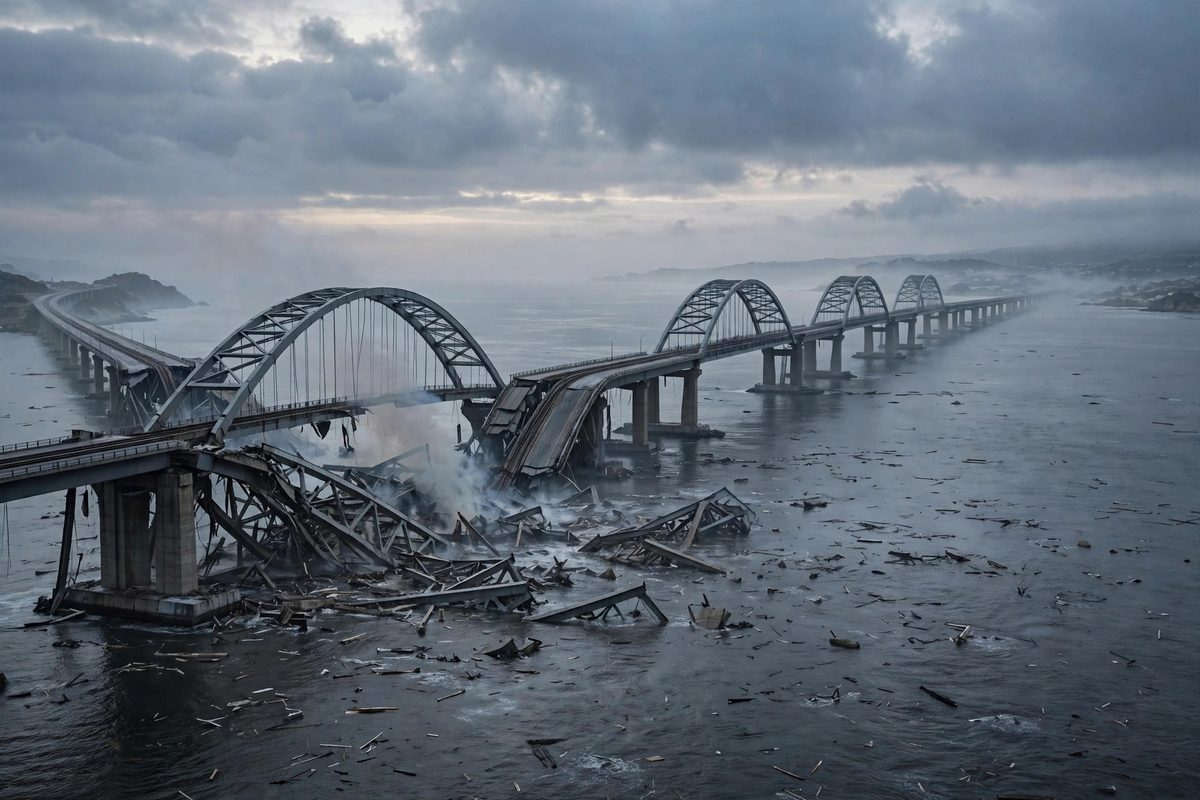
#> input picture assets/hero-kerch.jpg, 1200 x 800 px
$ python compose.py
#> lines starting #> are read from the running program, lines starting #| are printed output that depends on the picture
#!/usr/bin/env python3
"""Build the news-image-20261117 round-2 front page.

One dense broadsheet page for Tuesday 17 November 2026: masthead, hero
illustration of the collapsed Kerch Bridge span, lead story, a day-in-figures
strip, three columns of verified stories (ten with illustrations), a world
map with numbered markers, a markets strip and a footer ticker.

Every headline was verified against same-day reporting (Reuters, AP,
Bloomberg, Al Jazeera, PAHO, WHO, ASEAN, SEC filings, USA Today, NBC
Sports). All pictures are illustrations generated for this page and are
captioned as such.

Run:  python3 compose.py            -> writes entry.png next to this file
"""
import hashlib
import os
import sys

from PIL import Image, ImageDraw, ImageFont

HERE = os.path.dirname(os.path.abspath(__file__))
ASSETS = os.path.join(HERE, "assets")

W, H = 1024, 1024
MARGIN = 18
PAPER = (247, 243, 233)
INK = (17, 17, 17)
GREY = (105, 100, 90)
RULE = (60, 58, 52)
RED = (163, 22, 33)
OCEAN = (216, 228, 232)
LAND = (232, 224, 200)
LAND_EDGE = (168, 158, 130)

FONT_DIR = "/usr/share/fonts/truetype/dejavu"


def font(name, size):
    path = os.path.join(FONT_DIR, name)
    if not os.path.exists(path):
        path = os.path.join(FONT_DIR, "DejaVuSans.ttf")
    return ImageFont.truetype(path, size)


F_NAME = font("DejaVuSerif-Bold.ttf", 50)
F_SMALL_CAPS = font("DejaVuSans-Bold.ttf", 9)
F_DATE = font("DejaVuSans-Bold.ttf", 15)
F_CAPTION = font("DejaVuSerif-Italic.ttf", 11)
F_LEAD = font("DejaVuSerif-Bold.ttf", 35)
F_SUB = font("DejaVuSerif.ttf", 13)
F_FIG_NUM = font("DejaVuSerif-Bold.ttf", 20)
F_FIG_LBL = font("DejaVuSans.ttf", 9)
F_SECTION = font("DejaVuSans-Bold.ttf", 11)
F_TAG = font("DejaVuSans-Bold.ttf", 10)
F_HEAD = font("DejaVuSans-Bold.ttf", 11)
F_HEAD_SM = font("DejaVuSans-Bold.ttf", 10)
F_LEGEND = font("DejaVuSans.ttf", 10)
F_LEGEND_B = font("DejaVuSans-Bold.ttf", 10)
F_MARKET = font("DejaVuSans-Bold.ttf", 11)
F_FOOT = font("DejaVuSans.ttf", 9)
F_MAP_LBL = font("DejaVuSans-Bold.ttf", 8)
F_MARK_NUM = font("DejaVuSans-Bold.ttf", 9)


# ---------------------------------------------------------------- data

LEAD_HEAD = "KERCH BRIDGE SPAN FALLS"
LEAD_SUB = (
    "Ukraine\u2019s overnight strike drops the road arch into the Kerch Strait, cutting "
    "Russia\u2019s only direct road link to Crimea \u2014 the second attack in two days, "
    "and part of the largest Ukrainian drone assault of the war."
)
HERO_CAPTION = (
    "Illustration: the Kerch Bridge road span, collapsed into the strait. Rail traffic "
    "resumed on one track; the Kremlin says the bridge will be rebuilt."
)

# (big number, label) -- six distinct stories, none repeated in the columns
FIGURES = [
    ("1,441", "drones Russia said it downed overnight \u2014 a war record"),
    ("$115.8bn", "Nvidia quarterly revenue, up 103% on a year ago"),
    ("5,400+", "US measles cases in 2026, the most since 1991"),
    ("8,000+", "hoax threats that hit European schools in a month"),
    ("150+", "outcomes as ASEAN\u2019s Manila summit closes"),
    ("66\u201352", "Knesset vote installs a new speaker in Israel"),
]

# Illustrated stories: (tag, headline, asset file)
ILLUSTRATED = {
    "kyiv": ("KYIV", "Russia strikes Kyiv\u2019s two Dnipro bridges and damages the metro",
             "thumb-kyiv.jpg"),
    "gulf": ("GULF", "US jets hit an IRGC missile site on Qeshm Island after Iran\u2019s "
             "drone attacks on Bahrain and Kuwait", "thumb-gulf.jpg"),
    "manila": ("MANILA", "Trump lands for the first Quad summit in two years and signs "
               "critical-minerals deals", "thumb-manila.jpg"),
    "cop31": ("ANTALYA", "COP31 split over fossil fuels as the EU urges stronger "
              "clean-energy pledges", "thumb-cop31.jpg"),
    "gaza": ("GAZA", "UN warns Gaza needs winter shelter funding to stop children "
             "freezing", "thumb-gaza.jpg"),
    "chip": ("AI", "OpenAI ships GPT-6.2 Astra and Sol, its flagship 20% cheaper",
             "thumb-chip.jpg"),
    "paris": ("PARIS", "France\u2019s public-sector strike draws 146,000, far below the "
              "last walkout", "thumb-paris.jpg"),
    "ebola": ("CONGO", "WHO warns Congo\u2019s Ebola response still faces major "
              "obstacles", "thumb-measles.jpg"),
    "argentina": ("C\u00d3RDOBA", "Argentina rout Costa Rica 7\u20130 as Paz, \u00c1lvarez "
                  "and Mastantuono score twice each", "thumb-argentina.jpg"),
    "lakers": ("LOS ANGELES", "Lakers edge Hornets 118\u2013114 in OT for a ninth straight "
               "win; Grimes scores 47", "thumb-lakers.jpg"),
}

# Text-only stories: (tag, headline)
TEXT_STORIES = [
    ("ADEN", "Houthis advance on Aden as Saudi Arabia names a new coalition commander"),
    ("HORMUZ", "Tanker catches fire on a mine east of Hormuz; five vessels hit in the strait"),
    ("GULF", "Third US carrier reaches the Gulf, the first trio since the Iraq War"),
    ("SHENZHEN", "Trump, Xi and Putin to meet in a trilateral summit on Thursday"),
    ("ASEAN", "Summit ends without a South China Sea code; chair passes to Singapore"),
    ("MANILA", "East Asia Summit adopts a joint pact against online scams"),
    ("SKOPJE", "N. Macedonia and Greece foil an Iran-linked assassination plot; five held"),
    ("TRADE", "China and Canada expand tariff relief as US ties stay strained"),
    ("CHIPS", "US tightens AI chip curbs on China ahead of the Xi meeting"),
    ("IPO", "Anthropic files its final S-1; IPO prices Wednesday, trades as ANT"),
    ("MARKETS", "Wall Street falls a fourth straight day; Dow drops 1.6%"),
    ("MARKETS", "Europe and UK suffer their worst day since March, down 1.8%"),
    ("FED", "Musalem signals several US rate rises before spring 2027"),
    ("DOLLAR", "Dollar hits a fresh 19-month high as stocks slide"),
    ("AVIATION", "US seeks $50.1bn to rebuild air-traffic control after ground stop"),
    ("OUTAGES", "NSA internal network down as outages hit Apple and United"),
    ("WASHINGTON", "Biden releases memoir on his presidency and 2024 exit"),
    ("SENATE", "Van Hollen challenges Schumer for Senate Democratic leader"),
    ("FRAUD", "DOJ charges 15 in a VA benefits fraud crackdown"),
    ("SOCCER", "USMNT beat Haiti 2\u20130 in Pochettino\u2019s farewell; he joins Man Utd"),
    ("PERU", "Tumbes River tops red alert and floods farmland"),
    ("BRAZIL", "Senate delays vote on Lula\u2019s fiscal repair bill"),
    ("NAVY", "Navy nominee: Iran war is \u2018a strain\u2019; expired munitions used"),
    ("NUCLEAR", "Grid attacks risk a Chernobyl-level accident, regulators warn"),
    ("COURTS", "Trump appeals to erase his hush-money conviction"),
    ("FED", "Fed\u2019s Cook calls Trump panel a \u2018fa\u00e7ade\u2019 to justify her ouster"),
    ("HORMUZ", "Iran claims it shot down a US MQ-9 drone over Qeshm"),
    ("TECH", "China taps US AI models to train homegrown rivals, Reuters finds"),
]

# Column plan: (illustrated keys, slice of TEXT_STORIES)
COLUMNS = [
    (["kyiv", "gulf", "manila"], TEXT_STORIES[0:10]),
    (["cop31", "gaza", "chip"], TEXT_STORIES[10:20]),
    (["paris", "ebola", "argentina", "lakers"], TEXT_STORIES[20:28]),
]

TICKER = [
    "Togo stun Algeria 3\u20130",
    "Sensex at highest since Feb",
    "Guatemala prosecutor shot, stable",
    "ECOWAS chiefs meet in Dakar",
    "CFTC halts Kalshi Trump markets",
]

MARKETS = (
    "DOW 50,759 \u22121.64%  \u00b7  S&P 500 7,341 \u22121.03%  \u00b7  NASDAQ 24,328 "
    "\u22120.74%  \u00b7  EUROPE \u22121.8%  \u00b7  BRENT $93.14 +0.76%  \u00b7  GOLD $3,849  "
    "\u00b7  BTC $64,947  \u00b7  NVIDIA +4% after hours"
)

FOOTER = (
    "Sources: Reuters \u00b7 AP \u00b7 Bloomberg \u00b7 Al Jazeera \u00b7 PAHO \u00b7 WHO \u00b7 ASEAN \u00b7 "
    "SEC filings \u00b7 Scores: USA Today, NBC Sports.  All photographs are illustrations "
    "generated for this front page."
)

# World map: coarse continent outlines as (lon, lat) polygons.
CONTINENTS = [
    # North America
    [(-168, 66), (-158, 71), (-140, 70), (-125, 72), (-110, 73), (-95, 72),
     (-85, 70), (-80, 73), (-70, 62), (-60, 52), (-55, 52), (-65, 45),
     (-70, 42), (-75, 35), (-80, 32), (-81, 25), (-85, 30), (-90, 29),
     (-97, 26), (-105, 20), (-95, 16), (-87, 13), (-83, 9), (-79, 9),
     (-85, 15), (-95, 16), (-105, 23), (-115, 30), (-125, 40), (-124, 48),
     (-130, 55), (-140, 60), (-155, 58), (-165, 60)],
    # Greenland
    [(-45, 60), (-40, 64), (-30, 68), (-22, 70), (-25, 76), (-40, 80),
     (-55, 76), (-58, 70), (-52, 64)],
    # South America
    [(-79, 9), (-75, 11), (-70, 12), (-60, 8), (-52, 5), (-44, 2), (-35, -8),
     (-38, -15), (-40, -22), (-48, -28), (-52, -33), (-58, -38), (-62, -41),
     (-65, -45), (-68, -50), (-68, -54), (-72, -54), (-73, -45), (-73, -37),
     (-70, -30), (-70, -20), (-75, -15), (-77, -8), (-81, -4), (-80, 0)],
    # Africa
    [(-17, 15), (-10, 6), (-5, 5), (5, 6), (9, 4), (12, -2), (13, -12),
     (12, -18), (15, -22), (17, -29), (19, -34), (25, -34), (32, -29),
     (35, -23), (40, -15), (40, -10), (46, -2), (51, 2), (51, 11), (44, 11),
     (40, 15), (38, 18), (35, 22), (32, 31), (20, 32), (10, 37), (0, 36),
     (-6, 35), (-10, 31), (-15, 25), (-17, 20)],
    # Eurasia
    [(-10, 36), (-9, 43), (-2, 48), (0, 50), (3, 53), (8, 57), (10, 58),
     (18, 56), (21, 55), (24, 58), (28, 60), (30, 70), (40, 68), (50, 69),
     (60, 69), (70, 72), (80, 73), (90, 75), (100, 77), (110, 74), (120, 73),
     (130, 72), (140, 72), (155, 70), (170, 67), (178, 65), (178, 62),
     (170, 60), (162, 56), (155, 52), (142, 50), (140, 40), (135, 35),
     (130, 33), (127, 35), (122, 38), (120, 32), (122, 28), (118, 25),
     (110, 20), (108, 12), (105, 9), (103, 2), (100, 7), (98, 12), (95, 16),
     (92, 21), (88, 22), (85, 20), (80, 15), (77, 8), (75, 12), (72, 20),
     (68, 23), (66, 25), (61, 25), (57, 27), (52, 26), (50, 29), (48, 30),
     (44, 29), (40, 31), (36, 36), (30, 36), (27, 37), (23, 36), (20, 40),
     (15, 44), (12, 44), (8, 44), (3, 43), (-2, 37), (-6, 36), (-9, 37)],
    # Britain
    [(-5, 50), (-3, 53), (-5, 56), (-3, 58), (0, 53), (1, 51)],
    # Japan
    [(130, 31), (132, 33), (135, 34), (138, 35), (140, 36), (141, 39),
     (142, 42), (144, 44), (142, 45), (140, 42), (139, 38), (137, 35),
     (133, 34)],
    # Australia
    [(113, -22), (114, -30), (118, -35), (124, -33), (129, -32), (132, -32),
     (135, -35), (138, -35), (140, -38), (145, -38), (150, -37), (153, -32),
     (153, -27), (150, -23), (146, -19), (142, -15), (142, -11), (141, -13),
     (136, -12), (132, -12), (127, -14), (122, -17), (114, -21)],
    # New Zealand
    [(167, -45), (170, -43), (173, -39), (175, -38), (178, -38), (176, -40),
     (173, -42), (169, -46)],
    # Borneo
    [(109, 1), (113, 4), (117, 6), (119, 1), (117, -3), (112, -3)],
    # Sumatra
    [(95, 5), (100, 0), (104, -5), (106, -6), (103, -3), (99, 2)],
    # New Guinea
    [(131, -1), (136, -2), (141, -3), (146, -6), (150, -10), (147, -9),
     (142, -8), (137, -7), (132, -4)],
    # Madagascar
    [(44, -12), (47, -15), (50, -17), (49, -22), (47, -25), (44, -24),
     (43, -18)],
    # Philippines
    [(120, 18), (122, 17), (122, 14), (120, 14)],
    # Iceland
    [(-22, 64), (-18, 63), (-15, 64), (-14, 66), (-18, 66), (-22, 65)],
]

MAP_LABELS = [
    ("NORTH AMERICA", -100, 58), ("SOUTH AMERICA", -60, -14),
    ("AFRICA", 19, 6), ("EUROPE", 16, 59), ("ASIA", 88, 52),
    ("AUSTRALIA", 134, -25),
]

# (lon, lat, legend text) -- a few dots are nudged a degree or two so the
# crowded Mediterranean cluster stays legible at this scale.
MARKERS = [
    (39.0, 47.0, "Kerch Bridge \u2014 span falls"),
    (30.0, 53.0, "Kyiv \u2014 bridges struck"),
    (56.3, 26.8, "Qeshm I. \u2014 US strike"),
    (45.0, 12.8, "Aden \u2014 Houthis advance"),
    (121.0, 14.6, "Manila \u2014 Quad summit"),
    (114.1, 22.5, "Shenzhen \u2014 trilateral next"),
    (26.0, 39.0, "Antalya \u2014 COP31 talks"),
    (-77.0, 38.9, "Washington \u2014 measles status lost"),
    (0.5, 50.5, "Paris \u2014 strike march"),
    (42.0, 35.0, "Jerusalem \u2014 new speaker"),
    (17.0, 45.0, "Skopje \u2014 plot foiled"),
    (32.5, 28.8, "Gaza \u2014 winter shelter plea"),
    (15.3, -4.3, "Kinshasa \u2014 Ebola obstacles"),
    (-80.5, -3.5, "Tumbes \u2014 river floods"),
    (1.2, 6.1, "Lom\u00e9 \u2014 Togo 3\u20130 Algeria"),
    (-64.2, -31.4, "C\u00f3rdoba \u2014 Argentina 7\u20130"),
]

STORY_COUNT = 1 + len(FIGURES) + sum(len(t) for _, t in COLUMNS) \
    + sum(len(i) for i, _ in COLUMNS) + len(TICKER)


# ---------------------------------------------------------------- helpers

def wrap(draw, text, fnt, width, max_lines=None):
    """Greedy word wrap; returns lines (truncated with an ellipsis if needed)."""
    words = text.split()
    lines, cur = [], ""
    for word in words:
        trial = word if not cur else cur + " " + word
        if draw.textlength(trial, font=fnt) <= width:
            cur = trial
        else:
            if cur:
                lines.append(cur)
            cur = word
    if cur:
        lines.append(cur)
    if max_lines and len(lines) > max_lines:
        lines = lines[:max_lines]
        while lines and draw.textlength(lines[-1] + "\u2026", font=fnt) > width:
            lines[-1] = lines[-1][:-1]
        lines[-1] += "\u2026"
    return lines


def cover_crop(img, box_w, box_h, v_center=0.5):
    """Scale img to cover (box_w, box_h), cropping around v_center vertically."""
    scale = max(box_w / img.width, box_h / img.height)
    nw, nh = int(img.width * scale + 0.5), int(img.height * scale + 0.5)
    img = img.resize((nw, nh), Image.LANCZOS)
    cy = int(nh * v_center)
    top = min(max(cy - box_h // 2, 0), nh - box_h)
    left = (nw - box_w) // 2
    return img.crop((left, top, left + box_w, top + box_h))


def draw_headline(draw, x, y, width, tag, headline, fnt, leading, max_lines):
    """Tag in red caps + bold headline, wrapped; returns height used."""
    tag_txt = tag + " \u2014 "
    # Greedily fill: first line shares space with the tag, rest use full width.
    words = headline.split()
    lines, cur = [], ""
    limit = width - draw.textlength(tag_txt, font=F_TAG)
    for word in words:
        trial = word if not cur else cur + " " + word
        if draw.textlength(trial, font=fnt) <= limit:
            cur = trial
        else:
            lines.append(cur)
            cur, limit = word, width
    if cur:
        lines.append(cur)
    if len(lines) > max_lines:
        lines = lines[:max_lines]
        while draw.textlength(lines[-1] + "\u2026", font=fnt) > width:
            lines[-1] = lines[-1][:-1]
        lines[-1] += "\u2026"
    draw.text((x, y), tag_txt, font=F_TAG, fill=RED)
    tx = x + draw.textlength(tag_txt, font=F_TAG)
    draw.text((tx, y), lines[0], font=fnt, fill=INK)
    for i, line in enumerate(lines[1:], start=1):
        draw.text((x, y + i * leading), line, font=fnt, fill=INK)
    return len(lines) * leading


# ---------------------------------------------------------------- build

def build():
    img = Image.new("RGB", (W, H), PAPER)
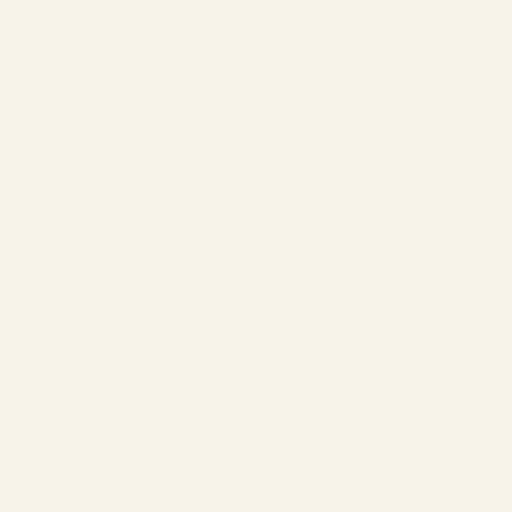
#> img: PIL image 1024x1024 RGB (shown at 1/2 size); mean R, G, B 247, 243, 233
    d = ImageDraw.Draw(img)
    x0, x1 = MARGIN, W - MARGIN
    inner = x1 - x0

    # --- top rules + masthead
    d.line([(x0, 4), (x1, 4)], fill=INK, width=3)
    d.line([(x0, 9), (x1, 9)], fill=INK, width=1)
    name = "THE WORLD TODAY"
    nw = d.textlength(name, font=F_NAME)
#> nw = 573.3
    d.text(((W - nw) / 2, 13), name, font=F_NAME, fill=INK)
    d.text((x0, 40), "Vol. I \u2014 No. 322", font=F_SMALL_CAPS, fill=GREY)
    right = "TUESDAY EDITION"
    d.text((x1 - d.textlength(right, font=F_SMALL_CAPS), 40), right,
           font=F_SMALL_CAPS, fill=GREY)

    # --- date bar
    d.rectangle([x0, 66, x1, 92], fill=INK)
    d.text((x0 + 10, 71), "TUESDAY, 17 NOVEMBER 2026", font=F_DATE,
           fill=(255, 255, 255))
    count_txt = "%d STORIES \u00b7 SIX CONTINENTS \u00b7 ONE DAY" % STORY_COUNT
    d.text((x1 - 10 - d.textlength(count_txt, font=F_DATE), 71), count_txt,
           font=F_DATE, fill=(255, 220, 120))

    # --- hero
    hero = Image.open(os.path.join(ASSETS, "hero-kerch.jpg")).convert("RGB")
#> hero is the input picture: PIL image 1200x800 RGB; mean R, G, B 99.8, 109.7, 121.7
    hero = cover_crop(hero, inner, 130, v_center=0.52)
#> in cover_crop, `return img.crop((left, top, left + box_w, top + box_h))`:
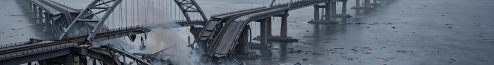
#> returned value: PIL image 988x130 RGB (shown at 1/2 size); mean R, G, B 92.5, 102.4, 113.7
    img.paste(hero, (x0, 96))
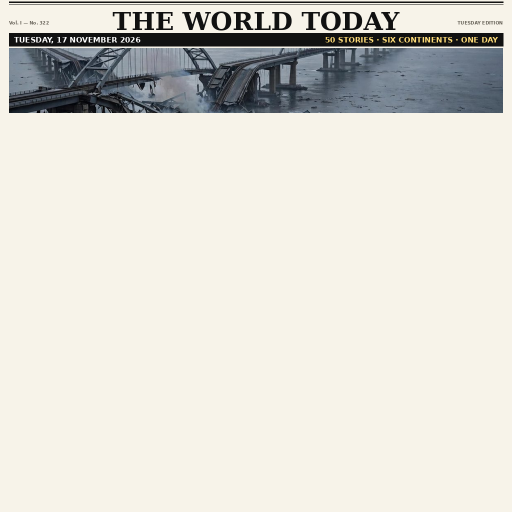
#> img: PIL image 1024x1024 RGB (shown at 1/2 size); mean R, G, B 220, 217.8, 210.7
    d.rectangle([x0, 96, x1, 226], outline=INK, width=1)
    d.text((x0, 230), HERO_CAPTION, font=F_CAPTION, fill=GREY)

    # --- lead headline + subhead
    lw = d.textlength(LEAD_HEAD, font=F_LEAD)
#> lw = 578.3
    d.text(((W - lw) / 2, 244), LEAD_HEAD, font=F_LEAD, fill=INK)
    sub_lines = wrap(d, LEAD_SUB, F_SUB, inner - 40, max_lines=2)
#> sub_lines = 2 items
    for i, line in enumerate(sub_lines):
        sw = d.textlength(line, font=F_SUB)
        d.text(((W - sw) / 2, 282 + i * 16), line, font=F_SUB, fill=(40, 40, 40))
#> this loop made 2 passes
#> sw on passes 1 to 2: 923.5, 452.2

    # --- figures strip
    fy, fh = 318, 42
    d.rectangle([x0, fy, x1, fy + fh], outline=RULE, width=1)
    cell = inner / len(FIGURES)
    for i, (num, lbl) in enumerate(FIGURES):
        cx = x0 + i * cell
        if i:
            d.line([(cx, fy + 5), (cx, fy + fh - 5)], fill=(200, 192, 172), width=1)
        d.text((cx + 8, fy + 2), num, font=F_FIG_NUM, fill=RED)
        lbl_lines = wrap(d, lbl, F_FIG_LBL, cell - 14, max_lines=2)
        for j, line in enumerate(lbl_lines):
            d.text((cx + 8, fy + 23 + j * 9), line, font=F_FIG_LBL, fill=INK)
#> this loop made 6 passes
#> lbl_lines on passes 1 to 6: ['drones Russia said it downed', 'overnight — a war record'], ['Nvidia quarterly revenue, up', '103% on a year ago'], ['US measles cases in 2026, the', 'most since 1991'], ['hoax threats that hit European', 'schools in a month'], ['outcomes as ASEAN’s Manila', 'summit closes'], ['Knesset vote installs a new', 'speaker in Israel']

    # --- section header
    sy = 362
    d.line([(x0, sy + 6), (x1, sy + 6)], fill=RULE, width=1)
    sec = "  THE DAY IN FULL  "
    sw = d.textlength(sec, font=F_SECTION)
#> sw = 119.4
    d.rectangle([(W - sw) / 2 - 2, sy - 1, (W + sw) / 2 + 2, sy + 13], fill=PAPER)
    d.text(((W - sw) / 2, sy - 1), sec, font=F_SECTION, fill=INK)

    # --- story columns
    col_y, col_h = 378, 366
    gap = 14
    col_w = (inner - 2 * gap) // 3
    for ci, (ill_keys, texts) in enumerate(COLUMNS):
        cx = x0 + ci * (col_w + gap)
        if ci:
            d.line([(cx - gap // 2, col_y), (cx - gap // 2, col_y + col_h)],
                   fill=(205, 198, 180), width=1)
        y = col_y
        # interleave: one illustrated item, then a run of text items
        queue = []
        per = len(texts) // len(ill_keys)
        for k, key in enumerate(ill_keys):
            queue.append(("ill", key))
            queue.extend(("txt", t) for t in
                         texts[k * per:(k + 1) * per if k < len(ill_keys) - 1
                               else len(texts)])
        for kind, item in queue:
            if kind == "ill":
                tag, head, asset = ILLUSTRATED[item]
                thumb = Image.open(os.path.join(ASSETS, asset)).convert("RGB")
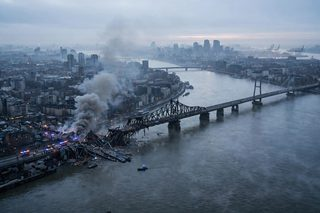
#> input picture assets/thumb-kyiv.jpg, 320 x 213 px
#> thumb is the input picture: PIL image 320x213 RGB; mean R, G, B 99.2, 114.5, 132.6
                thumb = cover_crop(thumb, 62, 42, v_center=0.5)
#> call 2 of cover_crop, with box_w = 62, box_h = 42, v_center = 0.5
#> in cover_crop (call 2), `img = img.resize((nw, nh), Image.LANCZOS)`:
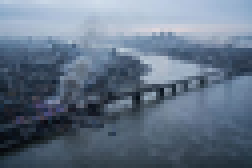
#> img: PIL image 63x42 RGB (shown 4 times larger); mean R, G, B 99.2, 114.5, 132.6
#> (the rest of the program and of its run is left out)
